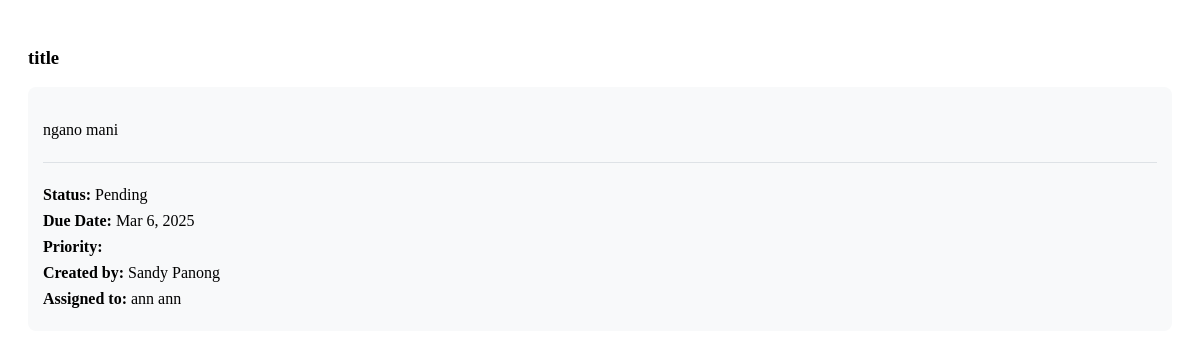
The page /get_task_details.php?task_id=1 (signed in) on the database its author committed.
### tables this page shows
CREATE TABLE IF NOT EXISTS `tasks` (
  `id` int(11) NOT NULL AUTO_INCREMENT,
  `title` varchar(255) NOT NULL,
  `description` text NOT NULL,
  `created_by` int(11) NOT NULL,
  `assigned_to` int(11) NOT NULL,
  `created_at` timestamp NOT NULL DEFAULT current_timestamp(),
  `due_date` datetime NOT NULL,
  `status` enum('pending','completed') NOT NULL DEFAULT 'pending',
  PRIMARY KEY (`id`),
  KEY `created_by` (`created_by`),
  KEY `assigned_to` (`assigned_to`),
  CONSTRAINT `tasks_ibfk_1` FOREIGN KEY (`created_by`) REFERENCES `users` (`id`),
  CONSTRAINT `tasks_ibfk_2` FOREIGN KEY (`assigned_to`) REFERENCES `users` (`id`)
);

CREATE TABLE IF NOT EXISTS `users` (
  `id` int(11) NOT NULL AUTO_INCREMENT,
  `first_name` varchar(100) NOT NULL,
  `last_name` varchar(100) NOT NULL,
  `middle_name` varchar(100) DEFAULT NULL,
  `username` varchar(100) NOT NULL,
  `password` varchar(255) NOT NULL,
  `role` enum('admin','staff') NOT NULL DEFAULT 'staff',
  `phone` varchar(20) DEFAULT NULL,
  PRIMARY KEY (`id`),
  UNIQUE KEY `username` (`username`)
);

### get_task_details.php (the view, shortened to what this page needs)
<?php
$task_id = (int)$_GET['task_id'];
$host = "localhost";
$dbname = "accountant";
$db_username = "root";
$db_password = "";
$conn = new mysqli($host, $db_username, $db_password, $dbname);
$query = "SELECT t.*,
          u1.first_name as creator_first_name, u1.last_name as creator_last_name,
          u2.first_name as assigned_first_name, u2.last_name as assigned_last_name,
          GROUP_CONCAT(DISTINCT ta.file_name ORDER BY ta.id SEPARATOR '||') as attachment_names,
          GROUP_CONCAT(DISTINCT ta.file_path ORDER BY ta.id SEPARATOR '||') as attachment_paths
          FROM tasks t
          LEFT JOIN users u1 ON t.created_by = u1.id
          LEFT JOIN users u2 ON t.assigned_to = u2.id
          LEFT JOIN task_attachments ta ON t.id = ta.task_id
          WHERE t.id = ?
          GROUP BY t.id";
$stmt = $conn->prepare($query);
$stmt->bind_param("i", $task_id);
$stmt->execute();
$result = $stmt->get_result();
$task = $result->fetch_assoc();
?>
<div class="task-details-container">
    <h3><?php echo htmlspecialchars($task['title']); ?></h3>
    <div class="task-info">
        <p class="description"><?php echo nl2br(htmlspecialchars($task['description'])); ?></p>
        <div class="task-metadata">
            <p><strong>Status:</strong> <?php echo ucfirst($task['status']); ?></p>
            <p><strong>Due Date:</strong> <?php echo date('M j, Y', strtotime($task['due_date'])); ?></p>
            <p><strong>Priority:</strong> <?php echo ucfirst($task['priority']); ?></p>
            <p><strong>Created by:</strong> <?php echo htmlspecialchars($task['creator_first_name'] . ' ' . $task['creator_last_name']); ?></p>
            <p><strong>Assigned to:</strong> <?php echo htmlspecialchars($task['assigned_first_name'] . ' ' . $task['assigned_last_name']); ?></p>
        </div>
    </div>
</div>

### get_task_details.php (style rules this page uses)
.task-details-container { padding: 20px; }
.task-info { background: #f8f9fa; padding: 15px; border-radius: 8px; margin-top: 15px; }
.task-info .description { margin-bottom: 20px; line-height: 1.5; }
.task-metadata { border-top: 1px solid #dee2e6; padding-top: 15px; margin-top: 15px; }
.task-metadata p { margin: 8px 0; }

### rows shown on the page
tasks: title "title", description "ngano mani", status "Pending", due_date "Mar 6, 2025", created_by.last_name "Sandy Panong", assigned_to.last_name "ann ann"
